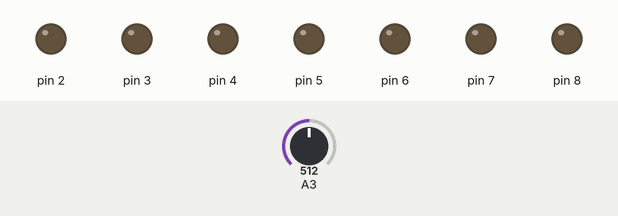
This sketch was run on a simulated Arduino Uno, built with avr-gcc and run on an emulated ATmega328P. Shown: output pins drawn as LEDs (lit = HIGH). Dashed ring = blinking. The test bench sets the inputs (shaded band); at power-on: A3 = 512.

Above: at 6.7 s.
6.8 s: A3 set to 413
8.3 s: A3 set to 381
At 8.85 s:
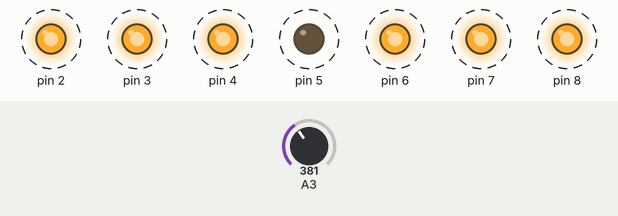
11.3 s: A3 set to 586
14.3 s: A3 set to 606
At 15.3 s:
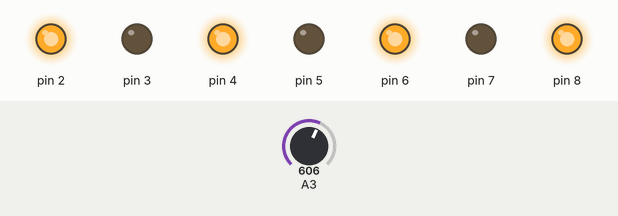
17.3 s: A3 set to 390
At 17.75 s:
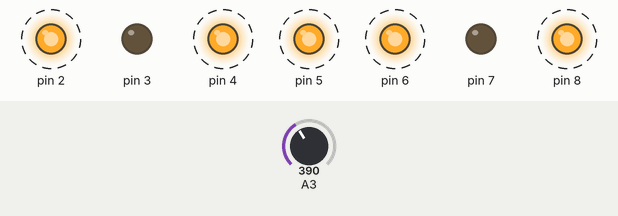
Timing chart, 0 to 21.3 s (numbered marks = the images above; inputs shaded):
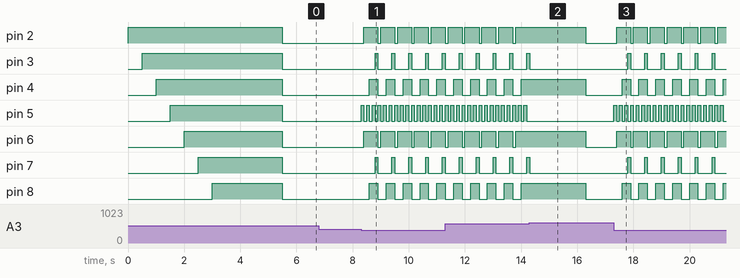

The sketch:

Digitaler_Wuerfel.ino
```cpp
//Led Pattern[wuerfelnumber][lednumber-1]
byte ledPattern [8][7] = {
    {0, 0, 0, 0, 0, 0, 0},//All off
    {1, 1, 1, 1, 1, 1, 1},//All on
    {0, 0, 0, 1, 0, 0, 0},//1
    {1, 0, 0, 0, 1, 0, 0},//2
    {1, 0, 0, 1, 1, 0, 0},//3
    {1, 0, 1, 0, 1, 0, 1},//4
    {1, 0, 1, 1, 1, 0, 1},//5
    {1, 1, 1, 0, 1, 1, 1}//6
};

void setup() {
    Serial.begin(115200);
    //Define In and Outputs
    pinMode(A3, INPUT);
    for(int i = 0; i < 7; i++){
        pinMode(i+2, OUTPUT);
        digitalWrite(i+2, ledPattern[1][i]);
        delay(500);
    }
    delay(2000);
    for(int i = 0; i < 7; i++){
        digitalWrite(i+2, ledPattern[0][i]);
    }
}

void loop() {
    //Check Button
    //Serial.println(analogRead(A3));
    if(analogRead(A3) < 400){
       shuffle();
    }
}

void shuffle(){
    int count = 0;
    while(analogRead(A3) < 600){
        for (int i = 2; i < 8; i++){
            for (int j = 0; j < 7; j++){
                digitalWrite(j+2, ledPattern[i][j]);
            }
            delay(100);
        }
        count++;
    }
    //Get Random Number
    int roll = randomNumber(1, 7, count);
    for (int i = 0; i < 7; i++){
        digitalWrite(i+2, ledPattern[roll][i]);
    }
    delay(2000);
    for(int i = 0; i < 7; i++){
        digitalWrite(i+2, ledPattern[0][i]);
    }
}

int randomNumber(int min, int max, int count){
    if (max <= min) {
        return min;
    }

    return min + (count % (max - min));
}
```

Measured:
- the behaviour switches between 400 and 399 on A3 (found by bisection; images 0 and 1)
- the behaviour switches between 599 and 600 on A3 (found by bisection; images 1 and 2)
- after the input at 6.8 s, every drawn part: stays the same
- after the input at 8.3 s, pin 2, pin 6: alternates HIGH for 0.50 s and LOW for 0.10 s, starting after 0.10 s; pin 3, pin 7: alternates HIGH for 0.10 s and LOW for 0.50 s, starting after 0.50 s; pin 4, pin 8: alternates HIGH for 0.30 s and LOW for 0.30 s, starting after 0.30 s; pin 5: alternates HIGH for 0.10 s and LOW for 0.10 s, starting at once
- after the input at 14.3 s, pin 3, pin 7: goes on until 14.3 s, then stays LOW; pin 5: stops changing and stays LOW
- after the input at 17.3 s, pin 2, pin 6: alternates HIGH for 0.50 s and LOW for 0.10 s, starting after 0.10 s; pin 3, pin 7: alternates HIGH for 0.10 s and LOW for 0.50 s, starting after 0.50 s; pin 4, pin 8: alternates HIGH for 0.30 s and LOW for 0.30 s, starting after 0.30 s; pin 5: alternates HIGH for 0.10 s and LOW for 0.10 s, starting at once
